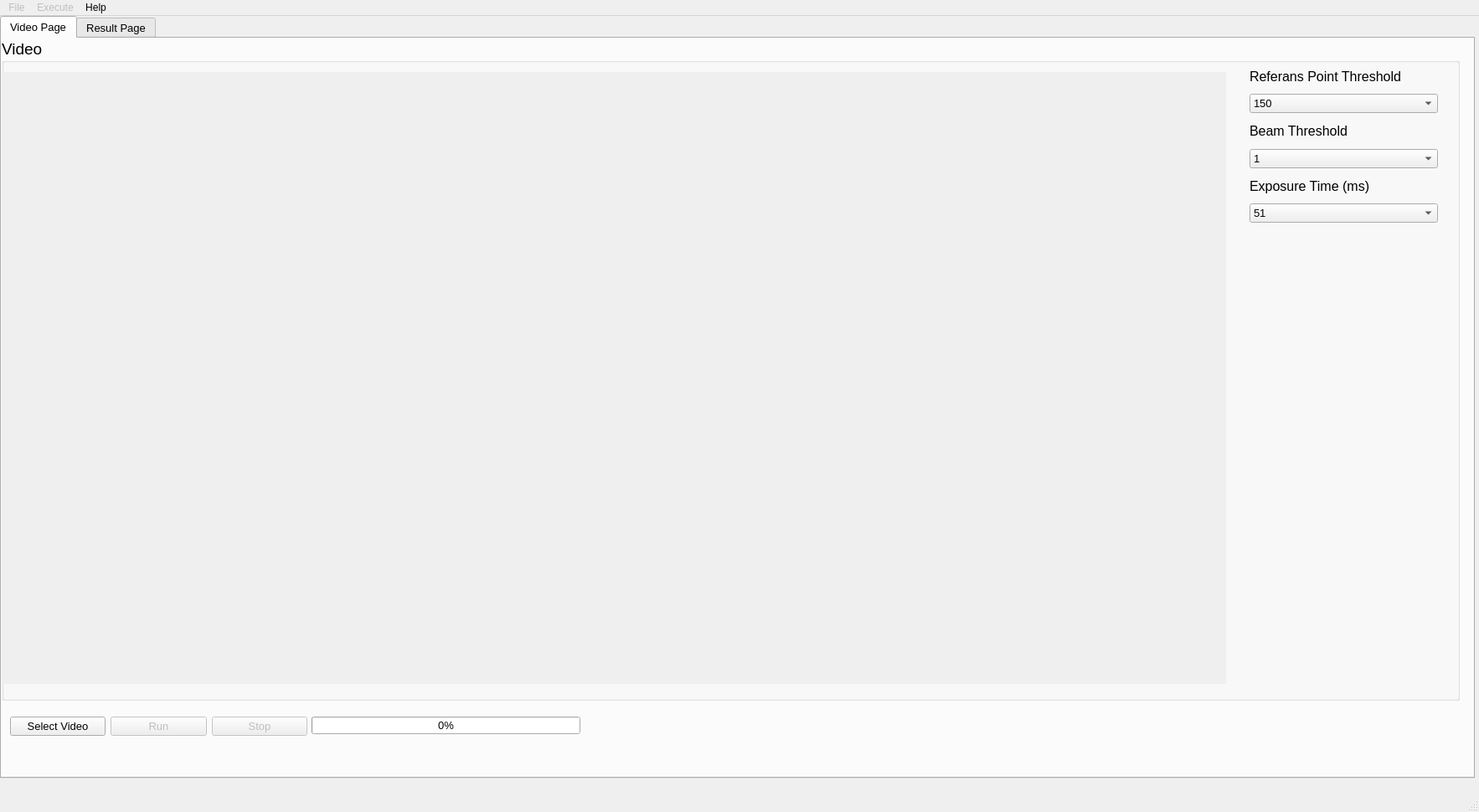
<?xml version="1.0" encoding="UTF-8"?>
<ui version="4.0">
 <class>MainWindow</class>
 <widget class="QMainWindow" name="MainWindow">
  <property name="geometry">
   <rect>
    <x>0</x>
    <y>0</y>
    <width>1766</width>
    <height>970</height>
   </rect>
  </property>
  <property name="windowTitle">
   <string>End-to-End (E2E) Film Analysis</string>
  </property>
  <property name="windowIcon">
   <iconset>
    <normaloff>img/icon.png</normaloff>img/icon.png</iconset>
  </property>
  <property name="autoFillBackground">
   <bool>false</bool>
  </property>
  <widget class="QWidget" name="centralwidget">
   <widget class="QTabWidget" name="tabwidget">
    <property name="geometry">
     <rect>
      <x>0</x>
      <y>0</y>
      <width>1761</width>
      <height>911</height>
     </rect>
    </property>
    <property name="font">
     <font>
      <pointsize>10</pointsize>
     </font>
    </property>
    <property name="focusPolicy">
     <enum>Qt::TabFocus</enum>
    </property>
    <property name="autoFillBackground">
     <bool>true</bool>
    </property>
    <property name="currentIndex">
     <number>0</number>
    </property>
    <widget class="QWidget" name="tab_1">
     <property name="focusPolicy">
      <enum>Qt::TabFocus</enum>
     </property>
     <attribute name="title">
      <string>Video Page</string>
     </attribute>
     <widget class="QGroupBox" name="groupBox">
      <property name="geometry">
       <rect>
        <x>0</x>
        <y>0</y>
        <width>1741</width>
        <height>791</height>
       </rect>
      </property>
      <property name="font">
       <font>
        <pointsize>14</pointsize>
       </font>
      </property>
      <property name="autoFillBackground">
       <bool>false</bool>
      </property>
      <property name="title">
       <string>Video</string>
      </property>
      <widget class="QLabel" name="player">
       <property name="geometry">
        <rect>
         <x>0</x>
         <y>40</y>
         <width>1462</width>
         <height>731</height>
        </rect>
       </property>
       <property name="font">
        <font>
         <pointsize>9</pointsize>
        </font>
       </property>
       <property name="autoFillBackground">
        <bool>true</bool>
       </property>
       <property name="frameShape">
        <enum>QFrame::NoFrame</enum>
       </property>
       <property name="text">
        <string/>
       </property>
       <property name="scaledContents">
        <bool>true</bool>
       </property>
       <property name="alignment">
        <set>Qt::AlignJustify|Qt::AlignVCenter</set>
       </property>
      </widget>
      <widget class="QWidget" name="">
       <property name="geometry">
        <rect>
         <x>1490</x>
         <y>30</y>
         <width>225</width>
         <height>190</height>
        </rect>
       </property>
       <layout class="QVBoxLayout" name="verticalLayout">
        <item>
         <widget class="QLabel" name="label_2">
          <property name="font">
           <font>
            <pointsize>12</pointsize>
           </font>
          </property>
          <property name="text">
           <string>Referans Point Threshold</string>
          </property>
         </widget>
        </item>
        <item>
         <widget class="QComboBox" name="combo_box_2">
          <property name="enabled">
           <bool>true</bool>
          </property>
          <property name="font">
           <font>
            <pointsize>10</pointsize>
           </font>
          </property>
          <item>
           <property name="text">
            <string>150</string>
           </property>
          </item>
          <item>
           <property name="text">
            <string>160</string>
           </property>
          </item>
          <item>
           <property name="text">
            <string>170</string>
           </property>
          </item>
          <item>
           <property name="text">
            <string>180</string>
           </property>
          </item>
          <item>
           <property name="text">
            <string>190</string>
           </property>
          </item>
          <item>
           <property name="text">
            <string>200</string>
           </property>
          </item>
          <item>
           <property name="text">
            <string>210</string>
           </property>
          </item>
          <item>
           <property name="text">
            <string>220</string>
           </property>
          </item>
          <item>
           <property name="text">
            <string>230</string>
           </property>
          </item>
          <item>
           <property name="text">
            <string>240</string>
           </property>
          </item>
          <item>
           <property name="text">
            <string>250</string>
           </property>
          </item>
         </widget>
        </item>
        <item>
         <widget class="QLabel" name="label_1">
          <property name="font">
           <font>
            <pointsize>12</pointsize>
           </font>
          </property>
          <property name="text">
           <string>Beam Threshold</string>
          </property>
         </widget>
        </item>
        <item>
         <widget class="QComboBox" name="combo_box_1">
          <property name="enabled">
           <bool>true</bool>
          </property>
          <property name="font">
           <font>
            <pointsize>10</pointsize>
           </font>
          </property>
          <item>
           <property name="text">
            <string>1</string>
           </property>
          </item>
          <item>
           <property name="text">
            <string>2</string>
           </property>
          </item>
          <item>
           <property name="text">
            <string>3</string>
           </property>
          </item>
          <item>
           <property name="text">
            <string>4</string>
           </property>
          </item>
          <item>
           <property name="text">
            <string>5</string>
           </property>
          </item>
          <item>
           <property name="text">
            <string>6</string>
           </property>
          </item>
          <item>
           <property name="text">
            <string>7</string>
           </property>
          </item>
          <item>
           <property name="text">
            <string>8</string>
           </property>
          </item>
          <item>
           <property name="text">
            <string>9</string>
           </property>
          </item>
          <item>
           <property name="text">
            <string>10</string>
           </property>
          </item>
         </widget>
        </item>
        <item>
         <widget class="QLabel" name="label_3">
          <property name="font">
           <font>
            <pointsize>12</pointsize>
           </font>
          </property>
          <property name="text">
           <string>Exposure Time (ms)</string>
          </property>
         </widget>
        </item>
        <item>
         <widget class="QComboBox" name="combo_box_3">
          <property name="enabled">
           <bool>true</bool>
          </property>
          <property name="font">
           <font>
            <pointsize>10</pointsize>
           </font>
          </property>
          <item>
           <property name="text">
            <string>51</string>
           </property>
          </item>
          <item>
           <property name="text">
            <string>100</string>
           </property>
          </item>
          <item>
           <property name="text">
            <string>250</string>
           </property>
          </item>
         </widget>
        </item>
       </layout>
      </widget>
     </widget>
     <widget class="QWidget" name="layoutWidget">
      <property name="geometry">
       <rect>
        <x>10</x>
        <y>800</y>
        <width>355</width>
        <height>44</height>
       </rect>
      </property>
      <layout class="QGridLayout" name="gridLayout_6">
       <item row="0" column="0">
        <widget class="QPushButton" name="select_video">
         <property name="text">
          <string>Select Video</string>
         </property>
        </widget>
       </item>
       <item row="0" column="1">
        <widget class="QPushButton" name="run_video">
         <property name="enabled">
          <bool>false</bool>
         </property>
         <property name="text">
          <string>Run</string>
         </property>
         <property name="icon">
          <iconset theme="media-playback-start">
           <normaloff>.</normaloff>.</iconset>
         </property>
         <property name="shortcut">
          <string>Return</string>
         </property>
        </widget>
       </item>
       <item row="0" column="2">
        <widget class="QPushButton" name="stop_video">
         <property name="enabled">
          <bool>false</bool>
         </property>
         <property name="text">
          <string>Stop</string>
         </property>
         <property name="icon">
          <iconset theme="media-playback-stop">
           <normaloff>.</normaloff>.</iconset>
         </property>
        </widget>
       </item>
      </layout>
     </widget>
     <widget class="QProgressBar" name="progressbar">
      <property name="geometry">
       <rect>
        <x>370</x>
        <y>810</y>
        <width>321</width>
        <height>21</height>
       </rect>
      </property>
      <property name="value">
       <number>0</number>
      </property>
     </widget>
    </widget>
    <widget class="QWidget" name="tab_2">
     <attribute name="title">
      <string>Result Page</string>
     </attribute>
     <widget class="QGroupBox" name="ErrorGroupBox">
      <property name="geometry">
       <rect>
        <x>750</x>
        <y>390</y>
        <width>391</width>
        <height>221</height>
       </rect>
      </property>
      <property name="font">
       <font>
        <pointsize>14</pointsize>
       </font>
      </property>
      <property name="title">
       <string>Error Information</string>
      </property>
      <widget class="QLabel" name="em_label_1">
       <property name="geometry">
        <rect>
         <x>10</x>
         <y>30</y>
         <width>251</width>
         <height>21</height>
        </rect>
       </property>
       <property name="font">
        <font>
         <pointsize>10</pointsize>
        </font>
       </property>
       <property name="text">
        <string>Left Error mm:</string>
       </property>
      </widget>
      <widget class="QLabel" name="em_label_2">
       <property name="geometry">
        <rect>
         <x>10</x>
         <y>60</y>
         <width>251</width>
         <height>20</height>
        </rect>
       </property>
       <property name="font">
        <font>
         <pointsize>10</pointsize>
        </font>
       </property>
       <property name="text">
        <string>Anterior Error mm (A/L) Image:</string>
       </property>
      </widget>
      <widget class="QLabel" name="em_label_3">
       <property name="geometry">
        <rect>
         <x>10</x>
         <y>90</y>
         <width>251</width>
         <height>21</height>
        </rect>
       </property>
       <property name="font">
        <font>
         <pointsize>10</pointsize>
        </font>
       </property>
       <property name="text">
        <string>Superior Error mm:</string>
       </property>
      </widget>
      <widget class="QLabel" name="em_label_4">
       <property name="geometry">
        <rect>
         <x>10</x>
         <y>120</y>
         <width>251</width>
         <height>21</height>
        </rect>
       </property>
       <property name="font">
        <font>
         <pointsize>10</pointsize>
        </font>
       </property>
       <property name="text">
        <string>Anterior Error mm (A/S) Image:</string>
       </property>
      </widget>
      <widget class="QLabel" name="em_label_5">
       <property name="geometry">
        <rect>
         <x>10</x>
         <y>150</y>
         <width>251</width>
         <height>21</height>
        </rect>
       </property>
       <property name="font">
        <font>
         <pointsize>10</pointsize>
        </font>
       </property>
       <property name="text">
        <string>Average Anterior Error mm:</string>
       </property>
      </widget>
      <widget class="QLabel" name="em_label_6">
       <property name="geometry">
        <rect>
         <x>10</x>
         <y>180</y>
         <width>251</width>
         <height>21</height>
        </rect>
       </property>
       <property name="font">
        <font>
         <pointsize>10</pointsize>
        </font>
       </property>
       <property name="text">
        <string>TOTAL TARGETING ERROR mm:</string>
       </property>
      </widget>
      <widget class="QLabel" name="ei_label_1">
       <property name="geometry">
        <rect>
         <x>300</x>
         <y>30</y>
         <width>71</width>
         <height>21</height>
        </rect>
       </property>
       <property name="font">
        <font>
         <pointsize>10</pointsize>
        </font>
       </property>
       <property name="layoutDirection">
        <enum>Qt::LeftToRight</enum>
       </property>
       <property name="autoFillBackground">
        <bool>true</bool>
       </property>
       <property name="frameShape">
        <enum>QFrame::Box</enum>
       </property>
       <property name="text">
        <string/>
       </property>
       <property name="alignment">
        <set>Qt::AlignLeading|Qt::AlignLeft|Qt::AlignVCenter</set>
       </property>
      </widget>
      <widget class="QLabel" name="ei_label_2">
       <property name="geometry">
        <rect>
         <x>300</x>
         <y>60</y>
         <width>71</width>
         <height>21</height>
        </rect>
       </property>
       <property name="font">
        <font>
         <pointsize>10</pointsize>
        </font>
       </property>
       <property name="autoFillBackground">
        <bool>true</bool>
       </property>
       <property name="frameShape">
        <enum>QFrame::Box</enum>
       </property>
       <property name="text">
        <string/>
       </property>
       <property name="alignment">
        <set>Qt::AlignLeading|Qt::AlignLeft|Qt::AlignVCenter</set>
       </property>
      </widget>
      <widget class="QLabel" name="ei_label_4">
       <property name="geometry">
        <rect>
         <x>300</x>
         <y>120</y>
         <width>71</width>
         <height>21</height>
        </rect>
       </property>
       <property name="font">
        <font>
         <pointsize>10</pointsize>
        </font>
       </property>
       <property name="autoFillBackground">
        <bool>true</bool>
       </property>
       <property name="frameShape">
        <enum>QFrame::Box</enum>
       </property>
       <property name="text">
        <string/>
       </property>
       <property name="alignment">
        <set>Qt::AlignLeading|Qt::AlignLeft|Qt::AlignVCenter</set>
       </property>
      </widget>
      <widget class="QLabel" name="ei_label_3">
       <property name="geometry">
        <rect>
         <x>300</x>
         <y>90</y>
         <width>71</width>
         <height>21</height>
        </rect>
       </property>
       <property name="font">
        <font>
         <pointsize>10</pointsize>
        </font>
       </property>
       <property name="autoFillBackground">
        <bool>true</bool>
       </property>
       <property name="frameShape">
        <enum>QFrame::Box</enum>
       </property>
       <property name="text">
        <string/>
       </property>
       <property name="alignment">
        <set>Qt::AlignLeading|Qt::AlignLeft|Qt::AlignVCenter</set>
       </property>
      </widget>
      <widget class="QLabel" name="ei_label_6">
       <property name="geometry">
        <rect>
         <x>300</x>
         <y>180</y>
         <width>71</width>
         <height>21</height>
        </rect>
       </property>
       <property name="font">
        <font>
         <pointsize>10</pointsize>
        </font>
       </property>
       <property name="autoFillBackground">
        <bool>true</bool>
       </property>
       <property name="frameShape">
        <enum>QFrame::Box</enum>
       </property>
       <property name="text">
        <string/>
       </property>
      </widget>
      <widget class="QLabel" name="ei_label_5">
       <property name="geometry">
        <rect>
         <x>300</x>
         <y>150</y>
         <width>71</width>
         <height>21</height>
        </rect>
       </property>
       <property name="font">
        <font>
         <pointsize>10</pointsize>
        </font>
       </property>
       <property name="autoFillBackground">
        <bool>true</bool>
       </property>
       <property name="frameShape">
        <enum>QFrame::Box</enum>
       </property>
       <property name="text">
        <string/>
       </property>
      </widget>
     </widget>
     <widget class="QGroupBox" name="groupBox_1">
      <property name="geometry">
       <rect>
        <x>10</x>
        <y>10</y>
        <width>361</width>
        <height>361</height>
       </rect>
      </property>
      <property name="font">
       <font>
        <pointsize>14</pointsize>
       </font>
      </property>
      <property name="title">
       <string>Image 1</string>
      </property>
      <layout class="QGridLayout" name="gridLayout_4">
       <item row="0" column="0">
        <widget class="QLabel" name="g_image_1">
         <property name="autoFillBackground">
          <bool>true</bool>
         </property>
         <property name="frameShape">
          <enum>QFrame::Box</enum>
         </property>
         <property name="text">
          <string/>
         </property>
         <property name="scaledContents">
          <bool>true</bool>
         </property>
        </widget>
       </item>
      </layout>
     </widget>
     <widget class="QGroupBox" name="groupBox_2">
      <property name="geometry">
       <rect>
        <x>10</x>
        <y>380</y>
        <width>361</width>
        <height>361</height>
       </rect>
      </property>
      <property name="font">
       <font>
        <pointsize>14</pointsize>
       </font>
      </property>
      <property name="title">
       <string>Image 2</string>
      </property>
      <layout class="QGridLayout" name="gridLayout_5">
       <item row="0" column="0">
        <widget class="QLabel" name="g_image_2">
         <property name="autoFillBackground">
          <bool>true</bool>
         </property>
         <property name="frameShape">
          <enum>QFrame::Box</enum>
         </property>
         <property name="text">
          <string/>
         </property>
         <property name="scaledContents">
          <bool>true</bool>
         </property>
        </widget>
       </item>
      </layout>
     </widget>
     <widget class="QGroupBox" name="groupBox_4">
      <property name="geometry">
       <rect>
        <x>380</x>
        <y>10</y>
        <width>361</width>
        <height>361</height>
       </rect>
      </property>
      <property name="font">
       <font>
        <pointsize>12</pointsize>
       </font>
      </property>
      <property name="title">
       <string>Image 1 Threshold Area</string>
      </property>
      <layout class="QGridLayout" name="gridLayout_2">
       <item row="0" column="0">
        <widget class="QLabel" name="g_image_4">
         <property name="autoFillBackground">
          <bool>true</bool>
         </property>
         <property name="frameShape">
          <enum>QFrame::Box</enum>
         </property>
         <property name="text">
          <string/>
         </property>
         <property name="scaledContents">
          <bool>true</bool>
         </property>
        </widget>
       </item>
      </layout>
     </widget>
     <widget class="QGroupBox" name="groupBox_3">
      <property name="geometry">
       <rect>
        <x>380</x>
        <y>380</y>
        <width>361</width>
        <height>361</height>
       </rect>
      </property>
      <property name="font">
       <font>
        <pointsize>12</pointsize>
       </font>
      </property>
      <property name="title">
       <string>Image 2 Threshold Area</string>
      </property>
      <layout class="QGridLayout" name="gridLayout_3">
       <item row="0" column="0">
        <widget class="QLabel" name="g_image_3">
         <property name="autoFillBackground">
          <bool>true</bool>
         </property>
         <property name="frameShape">
          <enum>QFrame::Box</enum>
         </property>
         <property name="text">
          <string/>
         </property>
         <property name="scaledContents">
          <bool>true</bool>
         </property>
        </widget>
       </item>
      </layout>
     </widget>
     <widget class="QGroupBox" name="groupBox_6">
      <property name="geometry">
       <rect>
        <x>800</x>
        <y>220</y>
        <width>301</width>
        <height>121</height>
       </rect>
      </property>
      <property name="font">
       <font>
        <pointsize>10</pointsize>
       </font>
      </property>
      <property name="title">
       <string>Image 2 Threshold Area Information</string>
      </property>
      <widget class="QLabel" name="T2_label_1">
       <property name="geometry">
        <rect>
         <x>10</x>
         <y>30</y>
         <width>121</width>
         <height>31</height>
        </rect>
       </property>
       <property name="text">
        <string>Anterior</string>
       </property>
      </widget>
      <widget class="QLabel" name="T2_label_2">
       <property name="geometry">
        <rect>
         <x>10</x>
         <y>70</y>
         <width>121</width>
         <height>31</height>
        </rect>
       </property>
       <property name="text">
        <string>Superior</string>
       </property>
      </widget>
      <widget class="QLabel" name="T2_label_3">
       <property name="geometry">
        <rect>
         <x>180</x>
         <y>30</y>
         <width>101</width>
         <height>31</height>
        </rect>
       </property>
       <property name="font">
        <font>
         <pointsize>10</pointsize>
        </font>
       </property>
       <property name="layoutDirection">
        <enum>Qt::LeftToRight</enum>
       </property>
       <property name="autoFillBackground">
        <bool>true</bool>
       </property>
       <property name="frameShape">
        <enum>QFrame::Box</enum>
       </property>
       <property name="text">
        <string/>
       </property>
       <property name="alignment">
        <set>Qt::AlignBottom|Qt::AlignJustify</set>
       </property>
      </widget>
      <widget class="QLabel" name="T2_label_4">
       <property name="geometry">
        <rect>
         <x>180</x>
         <y>70</y>
         <width>101</width>
         <height>31</height>
        </rect>
       </property>
       <property name="font">
        <font>
         <pointsize>10</pointsize>
        </font>
       </property>
       <property name="layoutDirection">
        <enum>Qt::LeftToRight</enum>
       </property>
       <property name="autoFillBackground">
        <bool>true</bool>
       </property>
       <property name="frameShape">
        <enum>QFrame::Box</enum>
       </property>
       <property name="text">
        <string/>
       </property>
       <property name="alignment">
        <set>Qt::AlignBottom|Qt::AlignJustify</set>
       </property>
      </widget>
     </widget>
     <widget class="QGroupBox" name="groupBox_5">
      <property name="geometry">
       <rect>
        <x>800</x>
        <y>70</y>
        <width>301</width>
        <height>131</height>
       </rect>
      </property>
      <property name="font">
       <font>
        <pointsize>10</pointsize>
       </font>
      </property>
      <property name="title">
       <string>Image 1 Threshold Area Information</string>
      </property>
      <widget class="QLabel" name="T1_label_1">
       <property name="geometry">
        <rect>
         <x>10</x>
         <y>40</y>
         <width>121</width>
         <height>31</height>
        </rect>
       </property>
       <property name="text">
        <string>Anterior</string>
       </property>
      </widget>
      <widget class="QLabel" name="T1_label_2">
       <property name="geometry">
        <rect>
         <x>10</x>
         <y>80</y>
         <width>121</width>
         <height>31</height>
        </rect>
       </property>
       <property name="text">
        <string>Left</string>
       </property>
      </widget>
      <widget class="QLabel" name="T1_label_3">
       <property name="geometry">
        <rect>
         <x>180</x>
         <y>40</y>
         <width>101</width>
         <height>31</height>
        </rect>
       </property>
       <property name="font">
        <font>
         <pointsize>10</pointsize>
        </font>
       </property>
       <property name="layoutDirection">
        <enum>Qt::LeftToRight</enum>
       </property>
       <property name="autoFillBackground">
        <bool>true</bool>
       </property>
       <property name="frameShape">
        <enum>QFrame::Box</enum>
       </property>
       <property name="text">
        <string/>
       </property>
       <property name="scaledContents">
        <bool>true</bool>
       </property>
       <property name="alignment">
        <set>Qt::AlignBottom|Qt::AlignJustify</set>
       </property>
      </widget>
      <widget class="QLabel" name="T1_label_4">
       <property name="geometry">
        <rect>
         <x>180</x>
         <y>80</y>
         <width>101</width>
         <height>31</height>
        </rect>
       </property>
       <property name="font">
        <font>
         <pointsize>10</pointsize>
        </font>
       </property>
       <property name="layoutDirection">
        <enum>Qt::LeftToRight</enum>
       </property>
       <property name="autoFillBackground">
        <bool>true</bool>
       </property>
       <property name="frameShape">
        <enum>QFrame::Box</enum>
       </property>
       <property name="text">
        <string/>
       </property>
       <property name="scaledContents">
        <bool>true</bool>
       </property>
       <property name="alignment">
        <set>Qt::AlignBottom|Qt::AlignJustify</set>
       </property>
      </widget>
     </widget>
     <widget class="QPushButton" name="clear">
      <property name="enabled">
       <bool>false</bool>
      </property>
      <property name="geometry">
       <rect>
        <x>1040</x>
        <y>620</y>
        <width>101</width>
        <height>31</height>
       </rect>
      </property>
      <property name="text">
       <string>Clear</string>
      </property>
     </widget>
     <widget class="QLabel" name="gif">
      <property name="geometry">
       <rect>
        <x>900</x>
        <y>630</y>
        <width>91</width>
        <height>91</height>
       </rect>
      </property>
      <property name="autoFillBackground">
       <bool>true</bool>
      </property>
      <property name="text">
       <string/>
      </property>
      <property name="scaledContents">
       <bool>true</bool>
      </property>
     </widget>
    </widget>
   </widget>
  </widget>
  <widget class="QStatusBar" name="statusbar"/>
  <widget class="QMenuBar" name="menubar">
   <property name="geometry">
    <rect>
     <x>0</x>
     <y>0</y>
     <width>1766</width>
     <height>26</height>
    </rect>
   </property>
   <widget class="QMenu" name="menuFile">
    <property name="enabled">
     <bool>false</bool>
    </property>
    <property name="font">
     <font>
      <family>MS Shell Dlg 2</family>
      <pointsize>9</pointsize>
     </font>
    </property>
    <property name="title">
     <string>File</string>
    </property>
    <addaction name="actionPrint"/>
    <addaction name="Save_TXT_File"/>
    <addaction name="separator"/>
    <addaction name="Exit"/>
   </widget>
   <widget class="QMenu" name="execute">
    <property name="enabled">
     <bool>false</bool>
    </property>
    <property name="title">
     <string>Execute</string>
    </property>
    <widget class="QMenu" name="menuThreshold">
     <property name="title">
      <string>Threshold</string>
     </property>
     <addaction name="action60"/>
     <addaction name="action65"/>
     <addaction name="action70"/>
     <addaction name="action75"/>
     <addaction name="action80"/>
    </widget>
    <addaction name="menuThreshold"/>
   </widget>
   <widget class="QMenu" name="menuHelp">
    <property name="title">
     <string>Help</string>
    </property>
    <addaction name="actionAbout"/>
   </widget>
   <addaction name="menuFile"/>
   <addaction name="execute"/>
   <addaction name="menuHelp"/>
  </widget>
  <action name="open_video_file">
   <property name="text">
    <string>Open Video File</string>
   </property>
  </action>
  <action name="actionExit">
   <property name="text">
    <string>Exit</string>
   </property>
  </action>
  <action name="Exit">
   <property name="text">
    <string>Exit</string>
   </property>
  </action>
  <action name="show_images">
   <property name="text">
    <string>Show Images</string>
   </property>
  </action>
  <action name="actionImage_2">
   <property name="text">
    <string>Image 2</string>
   </property>
  </action>
  <action name="actionRun">
   <property name="text">
    <string>Run</string>
   </property>
  </action>
  <action name="action60">
   <property name="text">
    <string>60%</string>
   </property>
  </action>
  <action name="action65">
   <property name="text">
    <string>65%</string>
   </property>
  </action>
  <action name="action70">
   <property name="text">
    <string>70%</string>
   </property>
  </action>
  <action name="action75">
   <property name="text">
    <string>75%</string>
   </property>
  </action>
  <action name="action80">
   <property name="text">
    <string>80%</string>
   </property>
  </action>
  <action name="action_superior_anterior_image1">
   <property name="checkable">
    <bool>false</bool>
   </property>
   <property name="text">
    <string>Superior/Anterior Image</string>
   </property>
  </action>
  <action name="action_left_anterior_image1">
   <property name="checkable">
    <bool>true</bool>
   </property>
   <property name="text">
    <string>Left/Anterior Image</string>
   </property>
  </action>
  <action name="action_superior_anterior_image_2">
   <property name="checkable">
    <bool>false</bool>
   </property>
   <property name="text">
    <string>Superior/Anterior Image</string>
   </property>
  </action>
  <action name="actionLeft_Anterior_Image2">
   <property name="checkable">
    <bool>true</bool>
   </property>
   <property name="checked">
    <bool>false</bool>
   </property>
   <property name="text">
    <string>Left/Anterior Image</string>
   </property>
  </action>
  <action name="actionOnce">
   <property name="text">
    <string>Once</string>
   </property>
  </action>
  <action name="Save_TXT_File">
   <property name="text">
    <string>Save TXT File</string>
   </property>
   <property name="statusTip">
    <string>Save File</string>
   </property>
   <property name="shortcut">
    <string>Ctrl+S</string>
   </property>
  </action>
  <action name="actionPrint">
   <property name="enabled">
    <bool>true</bool>
   </property>
   <property name="text">
    <string>Print</string>
   </property>
  </action>
  <action name="actionasd">
   <property name="text">
    <string>asd</string>
   </property>
  </action>
  <action name="actionAbout">
   <property name="text">
    <string>About</string>
   </property>
  </action>
 </widget>
 <resources/>
 <connections/>
</ui>
